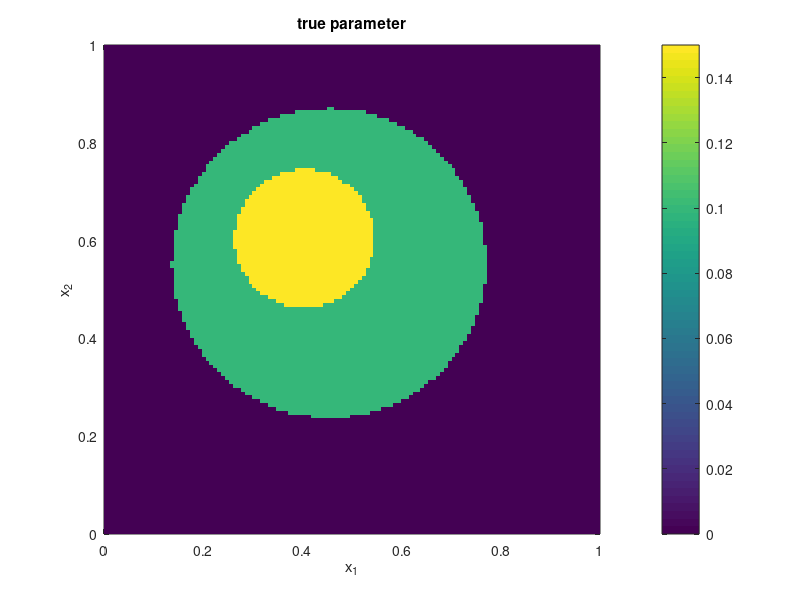

Write MATLAB code to recreate this figure. (Note: this script raises an error after producing the figure.)
function discreteregularization
% This function solves the multi-bang regularized inverse source problem
%  min 1/2 \|y-yd\|^2 + alpha G(u)
%      s.t. -\Delta y = u,  u_1 <= u(x) <= u_d
% using the approach described in the paper
%    "Convex regularization of discrete-valued inverse problems"
% by Christian Clason and Thi Bich Tram Do, see
% http://arxiv.org/abs/1707.01041.
%
% July 4, 2017               Christian Clason <christian.clason@uni-due.de>
%                                     Thi Bich Tram Do <tram.do@uni-due.de>

%% setup
% problem parameters
N     = 128;                            % number of nodes per dimension
maxit = 100;                            % max number of Newton steps
alpha = 1e-4;                           % regularization parameter

ub = [0 0.1 0.15]';                     % vector of parameter values
d  = length(ub);                        % number of parameter values
delta = 0.5;

% setup grid, assemble stiffness and mass matrix
[A,M,xx,yy] = assembleFEM(N); 

% setup exact, noisy data
ue = ub(2).*((xx-0.45).^2+(yy-0.55).^2<0.1) ...
     + (ub(3)-ub(2)).*((xx-0.4).^2+(yy-0.6).^2<0.02);
ye = A\(M*ue(:));
yd = ye(:) + delta*randn(size(ye))*max(ye); % noisy data 

tplot = @(n,f,s) tplot_(n,f,s,N,xx,yy);
dplot = @(n,f,s) dplot_(n,f,s,N,xx,yy,ub);

dplot(1,ue,'true parameter');
tplot(2,ye,'exact data');
tplot(3,yd,'noisy data');

% precompute some terms
Mz = M*yd(:);    AT = A;    N2 = N*N;    

%% compute reconstruction
% initialize iterates
y  = zeros(N2,1);                      % state variable
p  = zeros(N2,1);                      % dual variable
as = zeros(2*d,N2);                    % active sets

% continuation: start with sufficiently gamma^0
gamma = 1e-3;
while gamma > 1e-12
    fprintf('\nCompute solution for gamma = %1.3e:\n',gamma);
    it = 1;    nold = 1e99;    tau = 1;  tmin = 1e-9;
    ga = 1+2*gamma/alpha;
    while true
        % update active sets
        as_old = as;
        % Q_i^gamma
        as(1,:) = (p < alpha/2*(ga*ub(1)+ub(2)));
        for i = 2:d-1
            as(i,:) = (p > alpha/2*(ub(i-1)+ga*ub(i))) & ...
                      (p < alpha/2*(ga*ub(i)+ub(i+1)));
        end
        as(d,:) =  (p >= alpha/2*(ub(d-1)+ga*ub(d)));
        Hg = as(1:d,:)'*ub;
        % Q_i,i+1^gamma
        for i = 1:d-1
            ind = d+1+i;
                as(ind,:) = (p>=alpha/2*(ga*ub(i)+ub(i+1))) & ...
                            (p<=alpha/2*(ga*ub(i+1)+ub(i)));
                Hg  = Hg + (p-alpha/2*(ub(i)+ub(i+1))).*as(ind,:)'/gamma;
        end
        DHg = sum(as(d+2:2*d,:))/gamma;

        % system matrix, right hand side
        C   = [M AT; A -M*spdiags(DHg',0,N2,N2)];
        rhs = [Mz-M*y-AT*p; -A*y + M*Hg];
        nr  = norm(rhs(:));

        % line search
        if nr >= nold        % if no decrease: backtrack (never on first iteration)
            tau = tau/2;
            y = y - tau*dx(1:N*N);
            p = p - tau*dx(1+N*N:end);
            if tau < tmin   % terminate Newton iteration
                disp('step size too small')
                break;       
            else             % bypass rest of while loop; compute new gradient
                continue; 
            end
        end
        
        update = nnz((as-as_old));
        fprintf('%i\t%d\t\t%1.3e\t%1.3e\t%d\n',...
           it,update,nr,tau,sum(as(:)));
         if update == 0 && nr < 1e-6  % success, solution found
            break;
        elseif it == maxit            % failure, too many iterations
            break;
        end
        % otherwise update information, continue
        it = it+1;   nold = nr;   tau = 1;  
        % semismooth Newton step
        dx = C\rhs;
        y = y+dx(1:N2);
        p = p+dx(1+N2:end);        
    end   
    % check convergence
    if it < maxit                      % converged: accept iterate
        u = Hg;                  
        regnodes = nnz(as(d+2:end,:));
        fprintf('Solution has %i node(s) in regularized active sets\n',regnodes);
        if regnodes == 0               % solution optimal: terminate
            break;
        else                           % reduce gamma, continue
            gamma = gamma/2;
        end
    else                               % not converged: reject, terminate
        fprintf('Iterate rejected, returning u_gamma for gamma = %1.3e\n',gamma*10);
        break;
    end 
    dplot(99,u,'iterate')
end 

%% plot reconstruction
dplot(4,u,'reconstruction')

end % main function

function [K,M,xx,yy] = assembleFEM(n)
a   = 0;    b = 1;       % computational domain [a,b]^2
nel = 2*(n-1)^2;         % number of nodes
h2  = ((b-a)/(n-1))^2;   % Jacobi determinant of transformation (2*area(T))

% nodes
[xx,yy] = meshgrid(linspace(0,1,n));

% triangulation
tri = zeros(nel,3);
ind = 1;
for i = 1:n-1
    for j = 1:n-1
        node         = (i-1)*n+j+1;              % two triangles at node
        tri(ind,:)   = [node node-1 node+n];     % triangle 1 (lower left)
        tri(ind+1,:) = [node+n-1 node+n node-1]; % triangle 2 (upper right)
        ind = ind+2;
    end
end

% Mass and stiffness matrices
Ke = 1/2 * [2 -1 -1 -1 1 0 -1 0 1]';   % elemental stiffness matrix
Me = h2/24 * [2 1 1 1 2 1 1 1 2]';     % elemental mass matrix

ent = 9*nel;
row = zeros(ent,1);
col = zeros(ent,1);
valk = zeros(ent,1);
valm = zeros(ent,1);

ind = 1;
for el=1:nel
    ll       = ind:(ind+8);            % local node indices
    gl       = tri(el,:);              % global node indices
    row(ll)  = gl([1;1;1],:); rg = gl';
    col(ll)  = rg(:,[1 1 1]);
    valk(ll) = Ke;
    valm(ll) = Me;
    ind      = ind+9;
end
M = sparse(row,col,valm);
K = sparse(row,col,valk);

% modify matrices for homogenenous Dirichlet conditions
bdnod = [find(abs(xx-a) < eps); find(abs(yy-a) < eps); ...
         find(abs(xx-b) < eps); find(abs(yy-b) < eps)];
M(bdnod,:) = 0;
K(bdnod,:) = 0;  K(:,bdnod) = 0;
for j = bdnod'
    K(j,j) = 1; %#ok<SPRIX>
end
end

function tplot_(n,f,s,N,x,y)
figure(n); 
surf(x,y,reshape(f,N,N));
shading interp; lighting phong; camlight headlight; alpha(0.8);
title(s); xlabel('x_1'); ylabel('x_2');
drawnow;
end % tplot_ function

function dplot_(n,f,s,N,x,y,ub)
figure(n);
pcolor(x,y,reshape(f,N,N));
shading flat;
title(s); xlabel('x_1'); ylabel('x_2');
colorbar('Limits',[ub(1),0.15],'Ticks',ub); caxis([ub(1) 0.15]);drawnow;
end % dplot_ function
